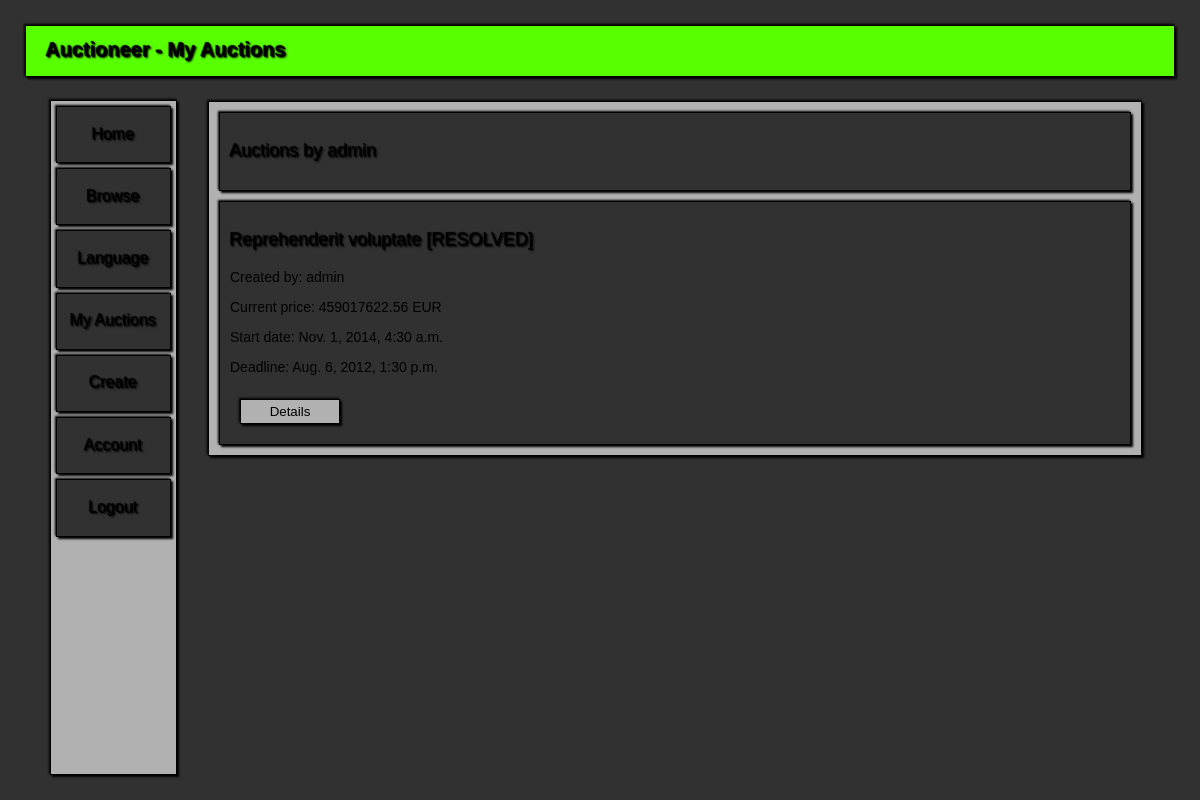
The page /auctioneer/account/auctions/ (signed in) on the database as committed earlier.
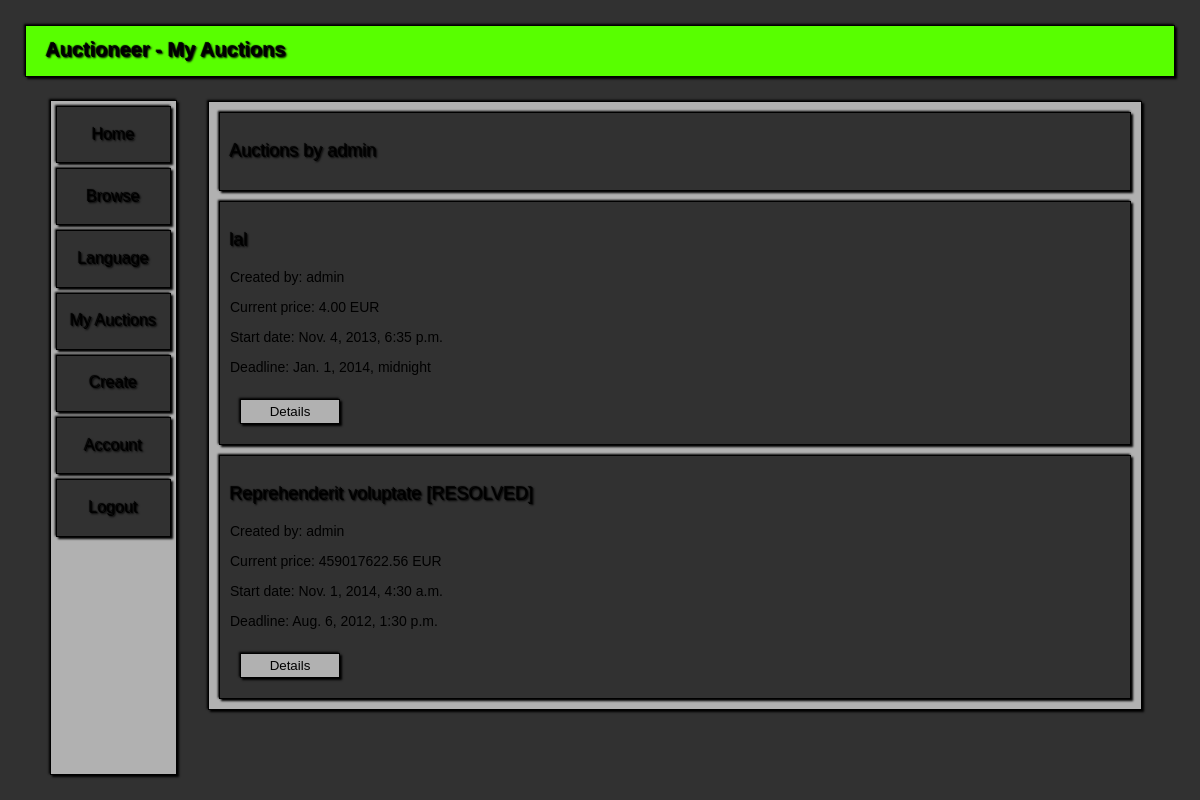
The same page on the database as committed later.
### Auctioneer/models.py (models this page shows, shortened)
class Auctions(models.Model):
    seller = models.ForeignKey(User)
    title = models.CharField(null=False, max_length=30)
    description = models.TextField(max_length=150)
    version = models.PositiveIntegerField(default=0)
    startingPrice = models.DecimalField(default=0.00, max_digits=12, decimal_places=2,
                                        validators=[MinValueValidator(Decimal('0.00'))])
    startDate = models.DateTimeField(null=False)
    stopDate = models.DateTimeField(null=False)
    banned = models.BooleanField(default=False)
    resolved = models.BooleanField(default=False)
    class Meta:
        permissions = (('ban_auctions', 'Can ban auctions'),)
        ordering = ['startDate']
    @classmethod
    def get_by_seller(cls, seller):
        try:
            return cls.objects.filter(seller=seller)
        except:
            return None

class Bids(models.Model):
    auction = models.ForeignKey(Auctions)
    bidder = models.ForeignKey(User)
    amount = models.DecimalField(max_digits=12, decimal_places=2, validators=[MinValueValidator(Decimal('0.00'))])
    timestamp = models.DateTimeField()
    class Meta:
        ordering = ['-amount']

### Auctioneer/views.py (the view)
# urls.py: url(r'^auctioneer/account/auctions/?$', auctions),
@login_required
def auctions(request):
    is_logged_in = request.user.is_authenticated()
    content = Auctions.get_by_seller(request.user)
    return render_to_response('main.html', {'title': _('My Auctions'), 'is_logged_in': is_logged_in,
                                            'tag': _('Auctions by')+' '+request.user.username, 'content_list': content},
                              context_instance=RequestContext(request))

### templates/main.html (shortened to what this page needs)
{% load staticfiles %}
{% load i18n %}
<!DOCTYPE HTML PUBLIC "-//W3C//DTD HTML 4.01 //EN" "http://www.w3.org/TR/html4/strict.dtd">
<html>
	<head>
		<link href="{% static "style_main.css"%}" rel="stylesheet" type="text/css">
	</head>
	<body>
		<div id=Container>
			<div id=PrimaryMenu>
				<h1>Auctioneer - {{ title }}</h1>
			</div>
            {% include "links.html" %}
			<div id=TopPatch>
			</div>
			<div id=Content>
                <div>
                    <h3>{{ tag }}</h3>
                </div>
                {% for content in content_list %}
                <div>
				    <h3>{{ content.title }}{% if content.banned %} {% trans "[BANNED]" %}{% endif %}{% if content.resolved %} {% trans "[RESOLVED]" %}{% endif %}</h3>
                    <p>{% trans "Created by:" %} {{ content.seller }}</p>
                    {% with content.bids_set.all|first as bid %}
                    {% if bid %}
                    <p>{% trans "Current price:" %} {{ bid.amount }} EUR</p>
                    {% else %}
                    <p>{% trans "Current price:" %} {{ content.startingPrice }} EUR</p>
                    {% endif %}
                    {% endwith %}
                    <p>{% trans "Start date:" %} {{ content.startDate }}</p>
                    <p>{% trans "Deadline:" %} {{ content.stopDate }}</p>
                    <form action="/auctioneer/auctions/{{ content.id }}" method="get">
                        <input type="submit" class="button" value={% trans "Details" %}>
                    </form>
                </div>
                {% empty %}
                <div>
                    <h3>{% trans "No content!" %}</h3>
                </div>
                {% endfor %}
			</div>
		</div>
	</body>
</html>

Rows that differ between the two databases and show on the page:
added Auctions: title "lal", seller "admin", startDate "Nov. 4, 2013, 6:35 p.m.", stopDate "Jan. 1, 2014, midnight"
added Bids: amount "4.00"
